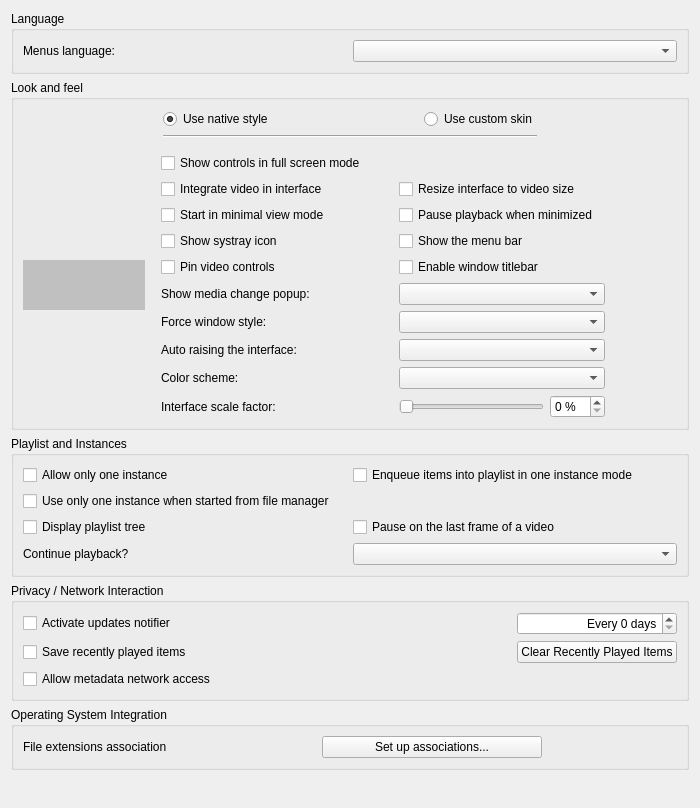
<?xml version="1.0" encoding="UTF-8"?>
<ui version="4.0">
 <author>Jean-Baptiste Kempf</author>
 <class>SPrefsInterface</class>
 <widget class="QWidget" name="SPrefsInterface">
  <property name="geometry">
   <rect>
    <x>0</x>
    <y>0</y>
    <width>700</width>
    <height>808</height>
   </rect>
  </property>
  <property name="sizePolicy">
   <sizepolicy hsizetype="Preferred" vsizetype="Minimum">
    <horstretch>0</horstretch>
    <verstretch>0</verstretch>
   </sizepolicy>
  </property>
  <property name="windowTitle">
   <string>Form</string>
  </property>
  <layout class="QVBoxLayout" name="verticalLayout">
   <item>
    <widget class="QGroupBox" name="langBox">
     <property name="title">
      <string>Language</string>
     </property>
     <layout class="QHBoxLayout" name="horizontalLayout">
      <item>
       <widget class="QLabel" name="label">
        <property name="text">
         <string>Menus language:</string>
        </property>
        <property name="buddy">
         <cstring>langCombo</cstring>
        </property>
       </widget>
      </item>
      <item>
       <widget class="QComboBox" name="langCombo"/>
      </item>
     </layout>
    </widget>
   </item>
   <item>
    <widget class="QGroupBox" name="LooknfeelBox">
     <property name="title">
      <string>Look and feel</string>
     </property>
     <layout class="QVBoxLayout" name="LooknfeelLayout">
      <property name="bottomMargin">
       <number>0</number>
      </property>
      <item>
       <widget class="QWidget" name="LooknfeelSelection" native="true">
        <layout class="QGridLayout" name="LooknfeelSelection_l">
         <property name="leftMargin">
          <number>0</number>
         </property>
         <property name="topMargin">
          <number>0</number>
         </property>
         <property name="rightMargin">
          <number>0</number>
         </property>
         <property name="bottomMargin">
          <number>0</number>
         </property>
         <item row="0" column="4">
          <widget class="QRadioButton" name="skins">
           <property name="text">
            <string>Use custom skin</string>
           </property>
          </widget>
         </item>
         <item row="0" column="5">
          <spacer name="horizontalSpacer">
           <property name="orientation">
            <enum>Qt::Horizontal</enum>
           </property>
           <property name="sizeHint" stdset="0">
            <size>
             <width>40</width>
             <height>20</height>
            </size>
           </property>
          </spacer>
         </item>
         <item row="0" column="1">
          <spacer name="horizontalSpacer_4">
           <property name="orientation">
            <enum>Qt::Horizontal</enum>
           </property>
           <property name="sizeHint" stdset="0">
            <size>
             <width>40</width>
             <height>20</height>
            </size>
           </property>
          </spacer>
         </item>
         <item row="0" column="2">
          <widget class="QRadioButton" name="qt">
           <property name="toolTip">
            <string>This is VLC's default interface, with a native look and feel.</string>
           </property>
           <property name="text">
            <string>Use native style</string>
           </property>
           <property name="checked">
            <bool>true</bool>
           </property>
          </widget>
         </item>
         <item row="0" column="3">
          <spacer name="horizontalSpacer_5">
           <property name="orientation">
            <enum>Qt::Horizontal</enum>
           </property>
           <property name="sizeHint" stdset="0">
            <size>
             <width>40</width>
             <height>20</height>
            </size>
           </property>
          </spacer>
         </item>
         <item row="1" column="2" colspan="3">
          <widget class="Line" name="line">
           <property name="orientation">
            <enum>Qt::Horizontal</enum>
           </property>
          </widget>
         </item>
        </layout>
       </widget>
      </item>
      <item>
       <widget class="QStackedWidget" name="styleStackedWidget">
        <property name="currentIndex">
         <number>0</number>
        </property>
        <widget class="QWidget" name="nativePage">
         <layout class="QHBoxLayout" name="horizontalLayout_4">
          <property name="leftMargin">
           <number>0</number>
          </property>
          <property name="rightMargin">
           <number>0</number>
          </property>
          <item>
           <widget class="InterfacePreviewWidget" name="mainPreview">
            <property name="sizePolicy">
             <sizepolicy hsizetype="Maximum" vsizetype="Maximum">
              <horstretch>0</horstretch>
              <verstretch>0</verstretch>
             </sizepolicy>
            </property>
            <property name="minimumSize">
             <size>
              <width>122</width>
              <height>50</height>
             </size>
            </property>
            <property name="styleSheet">
             <string notr="true">background-color: rgb(192, 192, 192);</string>
            </property>
            <property name="alignment">
             <set>Qt::AlignHCenter|Qt::AlignTop</set>
            </property>
           </widget>
          </item>
          <item>
           <widget class="QWidget" name="native_zone" native="true">
            <property name="sizePolicy">
             <sizepolicy hsizetype="Preferred" vsizetype="Preferred">
              <horstretch>10</horstretch>
              <verstretch>0</verstretch>
             </sizepolicy>
            </property>
            <layout class="QGridLayout">
             <property name="leftMargin">
              <number>10</number>
             </property>
             <property name="topMargin">
              <number>0</number>
             </property>
             <property name="bottomMargin">
              <number>0</number>
             </property>
             <item row="1" column="2" colspan="2">
              <widget class="QCheckBox" name="resizingBox">
               <property name="text">
                <string>Resize interface to video size</string>
               </property>
              </widget>
             </item>
             <item row="6" column="2" colspan="2">
              <widget class="QComboBox" name="notificationCombo"/>
             </item>
             <item row="10" column="2" colspan="2">
              <widget class="QComboBox" name="stylesCombo"/>
             </item>
             <item row="0" column="0" colspan="5">
              <widget class="QCheckBox" name="fsController">
               <property name="text">
                <string>Show controls in full screen mode</string>
               </property>
              </widget>
             </item>
             <item row="3" column="2" colspan="2">
              <widget class="QCheckBox" name="pauseMinimizedBox">
               <property name="text">
                <string>Pause playback when minimized</string>
               </property>
              </widget>
             </item>
             <item row="6" column="0">
              <widget class="QLabel" name="notificationComboLabel">
               <property name="text">
                <string>Show media change popup:</string>
               </property>
               <property name="buddy">
                <cstring>notificationCombo</cstring>
               </property>
              </widget>
             </item>
             <item row="3" column="0">
              <widget class="QCheckBox" name="minimalviewBox">
               <property name="text">
                <string>Start in minimal view mode</string>
               </property>
              </widget>
             </item>
             <item row="10" column="0">
              <widget class="QLabel" name="stylesLabel">
               <property name="sizePolicy">
                <sizepolicy hsizetype="Maximum" vsizetype="Preferred">
                 <horstretch>0</horstretch>
                 <verstretch>0</verstretch>
                </sizepolicy>
               </property>
               <property name="text">
                <string>Force window style:</string>
               </property>
               <property name="buddy">
                <cstring>stylesCombo</cstring>
               </property>
              </widget>
             </item>
             <item row="1" column="0">
              <widget class="QCheckBox" name="embedVideo">
               <property name="text">
                <string>Integrate video in interface</string>
               </property>
              </widget>
             </item>
             <item row="1" column="1">
              <spacer name="horizontalSpacer_3">
               <property name="orientation">
                <enum>Qt::Horizontal</enum>
               </property>
               <property name="sizeHint" stdset="0">
                <size>
                 <width>40</width>
                 <height>20</height>
                </size>
               </property>
              </spacer>
             </item>
             <item row="1" column="4">
              <spacer name="horizontalSpacer_7">
               <property name="orientation">
                <enum>Qt::Horizontal</enum>
               </property>
               <property name="sizeHint" stdset="0">
                <size>
                 <width>20</width>
                 <height>20</height>
                </size>
               </property>
              </spacer>
             </item>
             <item row="4" column="0" colspan="2">
              <widget class="QCheckBox" name="systrayBox">
               <property name="text">
                <string>Show systray icon</string>
               </property>
              </widget>
             </item>
             <item row="12" column="0">
              <widget class="QLabel" name="autoRaiseLabel">
               <property name="text">
                <string>Auto raising the interface:</string>
               </property>
               <property name="buddy">
                <cstring>autoRaiseComboBox</cstring>
               </property>
              </widget>
             </item>
             <item row="12" column="2" colspan="2">
              <widget class="QComboBox" name="autoRaiseComboBox"/>
             </item>
             <item row="13" column="0">
              <widget class="QLabel" name="colorSchemeLabel">
               <property name="text">
                <string>Color scheme:</string>
               </property>
               <property name="buddy">
                <cstring>colorSchemeComboBox</cstring>
               </property>
              </widget>
             </item>
             <item row="13" column="2" colspan="2">
              <widget class="QComboBox" name="colorSchemeComboBox"/>
             </item>
             <item row="4" column="2">
              <widget class="QCheckBox" name="menuBarCheck">
               <property name="text">
                <string>Show the menu bar</string>
               </property>
              </widget>
             </item>
             <item row="14" column="0">
              <widget class="QLabel" name="scaleFactorLabel">
               <property name="text">
                <string>Interface scale factor:</string>
               </property>
               <property name="buddy">
                <cstring>intfScaleFactorSlider</cstring>
               </property>
              </widget>
             </item>
             <item row="14" column="2">
              <widget class="QSlider" name="intfScaleFactorSlider">
               <property name="tracking">
                <bool>false</bool>
               </property>
               <property name="orientation">
                <enum>Qt::Horizontal</enum>
               </property>
              </widget>
             </item>
             <item row="14" column="3">
              <widget class="QSpinBox" name="intfScaleFactorSpinBox">
               <property name="suffix">
                <string> %</string>
               </property>
               <property name="singleStep">
                <number>5</number>
               </property>
              </widget>
             </item>
             <item row="5" column="0" colspan="2">
              <widget class="QCheckBox" name="pinVideoControlsCheckbox">
               <property name="toolTip">
                <string>Disables autohiding of controls when playing videos</string>
               </property>
               <property name="text">
                <string>Pin video controls</string>
               </property>
              </widget>
             </item>
             <item row="5" column="2">
              <widget class="QCheckBox" name="titleBarCheckBox">
               <property name="text">
                <string>Enable window titlebar</string>
               </property>
              </widget>
             </item>
            </layout>
           </widget>
          </item>
         </layout>
        </widget>
        <widget class="QWidget" name="skinsPage">
         <layout class="QHBoxLayout" name="horizontalLayout_5">
          <property name="leftMargin">
           <number>0</number>
          </property>
          <property name="rightMargin">
           <number>0</number>
          </property>
          <item>
           <widget class="InterfacePreviewWidget" name="skinsPreview">
            <property name="sizePolicy">
             <sizepolicy hsizetype="Maximum" vsizetype="Maximum">
              <horstretch>0</horstretch>
              <verstretch>0</verstretch>
             </sizepolicy>
            </property>
            <property name="minimumSize">
             <size>
              <width>122</width>
              <height>50</height>
             </size>
            </property>
            <property name="styleSheet">
             <string notr="true">background-color: rgb(192, 192, 192);</string>
            </property>
            <property name="alignment">
             <set>Qt::AlignCenter</set>
            </property>
           </widget>
          </item>
          <item>
           <widget class="QWidget" name="skins_zone" native="true">
            <property name="enabled">
             <bool>true</bool>
            </property>
            <property name="sizePolicy">
             <sizepolicy hsizetype="Preferred" vsizetype="Preferred">
              <horstretch>0</horstretch>
              <verstretch>0</verstretch>
             </sizepolicy>
            </property>
            <layout class="QGridLayout" name="gridLayout_7">
             <property name="leftMargin">
              <number>0</number>
             </property>
             <property name="topMargin">
              <number>0</number>
             </property>
             <property name="rightMargin">
              <number>0</number>
             </property>
             <property name="bottomMargin">
              <number>0</number>
             </property>
             <item row="1" column="1">
              <widget class="QLabel" name="skinFileLabel">
               <property name="text">
                <string>Skin resource file:</string>
               </property>
               <property name="alignment">
                <set>Qt::AlignRight|Qt::AlignTrailing|Qt::AlignVCenter</set>
               </property>
               <property name="buddy">
                <cstring>fileSkin</cstring>
               </property>
              </widget>
             </item>
             <item row="1" column="2">
              <widget class="QLineEdit" name="fileSkin">
               <property name="sizePolicy">
                <sizepolicy hsizetype="MinimumExpanding" vsizetype="Fixed">
                 <horstretch>0</horstretch>
                 <verstretch>0</verstretch>
                </sizepolicy>
               </property>
              </widget>
             </item>
             <item row="1" column="3">
              <widget class="QPushButton" name="skinBrowse">
               <property name="sizePolicy">
                <sizepolicy hsizetype="Maximum" vsizetype="Fixed">
                 <horstretch>0</horstretch>
                 <verstretch>0</verstretch>
                </sizepolicy>
               </property>
               <property name="text">
                <string>Choose...</string>
               </property>
              </widget>
             </item>
             <item row="2" column="1" colspan="3">
              <widget class="QLabel" name="skinsLabel">
               <property name="sizePolicy">
                <sizepolicy hsizetype="Preferred" vsizetype="Preferred">
                 <horstretch>0</horstretch>
                 <verstretch>0</verstretch>
                </sizepolicy>
               </property>
               <property name="frameShape">
                <enum>QFrame::NoFrame</enum>
               </property>
               <property name="text">
                <string notr="true">-This is the skinsLabel place-</string>
               </property>
               <property name="textFormat">
                <enum>Qt::RichText</enum>
               </property>
               <property name="scaledContents">
                <bool>false</bool>
               </property>
               <property name="alignment">
                <set>Qt::AlignLeading|Qt::AlignLeft|Qt::AlignTop</set>
               </property>
               <property name="wordWrap">
                <bool>true</bool>
               </property>
               <property name="margin">
                <number>5</number>
               </property>
               <property name="openExternalLinks">
                <bool>true</bool>
               </property>
              </widget>
             </item>
            </layout>
           </widget>
          </item>
         </layout>
        </widget>
       </widget>
      </item>
     </layout>
    </widget>
   </item>
   <item>
    <widget class="QGroupBox" name="PlaylistAndInstancesBox">
     <property name="title">
      <string>Playlist and Instances</string>
     </property>
     <layout class="QGridLayout" name="gridLayout_2">
      <item row="1" column="0" colspan="2">
       <widget class="QCheckBox" name="oneInstanceFromFile">
        <property name="text">
         <string>Use only one instance when started from file manager</string>
        </property>
       </widget>
      </item>
      <item row="2" column="0">
       <widget class="QCheckBox" name="treePlaylist">
        <property name="text">
         <string>Display playlist tree</string>
        </property>
       </widget>
      </item>
      <item row="2" column="1">
       <widget class="QCheckBox" name="playPauseBox">
        <property name="text">
         <string>Pause on the last frame of a video</string>
        </property>
       </widget>
      </item>
      <item row="0" column="1">
       <widget class="QCheckBox" name="EnqueueOneInterfaceMode">
        <property name="text">
         <string>Enqueue items into playlist in one instance mode</string>
        </property>
       </widget>
      </item>
      <item row="4" column="1">
       <widget class="QComboBox" name="continuePlaybackComboBox">
        <property name="enabled">
         <bool>true</bool>
        </property>
       </widget>
      </item>
      <item row="4" column="0">
       <widget class="QLabel" name="continuePlaybackLabel">
        <property name="text">
         <string>Continue playback?</string>
        </property>
        <property name="buddy">
         <cstring>continuePlaybackComboBox</cstring>
        </property>
       </widget>
      </item>
      <item row="0" column="0">
       <widget class="QCheckBox" name="OneInterfaceMode">
        <property name="text">
         <string>Allow only one instance</string>
        </property>
       </widget>
      </item>
     </layout>
    </widget>
   </item>
   <item>
    <widget class="QGroupBox" name="groupBox_2">
     <property name="title">
      <string>Privacy / Network Interaction</string>
     </property>
     <layout class="QGridLayout" name="gridLayout_3">
      <item row="2" column="0">
       <widget class="QCheckBox" name="MetadataNetworkAccessMode">
        <property name="text">
         <string>Allow metadata network access</string>
        </property>
       </widget>
      </item>
      <item row="0" column="0">
       <widget class="QCheckBox" name="updatesBox">
        <property name="text">
         <string>Activate updates notifier</string>
        </property>
       </widget>
      </item>
      <item row="1" column="0">
       <widget class="QCheckBox" name="saveRecentlyPlayed">
        <property name="text">
         <string>Save recently played items</string>
        </property>
       </widget>
      </item>
      <item row="0" column="2">
       <widget class="QSpinBox" name="updatesDays">
        <property name="alignment">
         <set>Qt::AlignRight|Qt::AlignTrailing|Qt::AlignVCenter</set>
        </property>
        <property name="suffix">
         <string> days</string>
        </property>
        <property name="prefix">
         <string>Every </string>
        </property>
       </widget>
      </item>
      <item row="1" column="2">
       <widget class="QPushButton" name="clearRecent">
        <property name="text">
         <string>Clear Recently Played Items</string>
        </property>
       </widget>
      </item>
      <item row="1" column="1">
       <spacer name="clearRecentSpacer">
        <property name="orientation">
         <enum>Qt::Horizontal</enum>
        </property>
        <property name="sizeHint" stdset="0">
         <size>
          <width>40</width>
          <height>20</height>
         </size>
        </property>
       </spacer>
      </item>
     </layout>
    </widget>
   </item>
   <item>
    <widget class="QGroupBox" name="osGroupBox">
     <property name="title">
      <string>Operating System Integration</string>
     </property>
     <layout class="QGridLayout" name="gridLayout_4">
      <item row="2" column="0">
       <widget class="QLabel" name="assocLabel">
        <property name="sizePolicy">
         <sizepolicy hsizetype="Maximum" vsizetype="Preferred">
          <horstretch>0</horstretch>
          <verstretch>0</verstretch>
         </sizepolicy>
        </property>
        <property name="text">
         <string>File extensions association</string>
        </property>
       </widget>
      </item>
      <item row="2" column="1">
       <spacer name="horizontalSpacer_6">
        <property name="orientation">
         <enum>Qt::Horizontal</enum>
        </property>
        <property name="sizeHint" stdset="0">
         <size>
          <width>40</width>
          <height>20</height>
         </size>
        </property>
       </spacer>
      </item>
      <item row="2" column="2">
       <widget class="QPushButton" name="assoButton">
        <property name="sizePolicy">
         <sizepolicy hsizetype="Preferred" vsizetype="Fixed">
          <horstretch>0</horstretch>
          <verstretch>0</verstretch>
         </sizepolicy>
        </property>
        <property name="minimumSize">
         <size>
          <width>220</width>
          <height>0</height>
         </size>
        </property>
        <property name="text">
         <string>Set up associations...</string>
        </property>
       </widget>
      </item>
      <item row="2" column="3">
       <spacer name="horizontalSpacer_8">
        <property name="orientation">
         <enum>Qt::Horizontal</enum>
        </property>
        <property name="sizeType">
         <enum>QSizePolicy::Minimum</enum>
        </property>
        <property name="sizeHint" stdset="0">
         <size>
          <width>135</width>
          <height>20</height>
         </size>
        </property>
       </spacer>
      </item>
     </layout>
    </widget>
   </item>
   <item>
    <spacer name="verticalSpacer">
     <property name="orientation">
      <enum>Qt::Vertical</enum>
     </property>
     <property name="sizeHint" stdset="0">
      <size>
       <width>20</width>
       <height>0</height>
      </size>
     </property>
    </spacer>
   </item>
  </layout>
 </widget>
 <customwidgets>
  <customwidget>
   <class>InterfacePreviewWidget</class>
   <extends>QLabel</extends>
   <header>dialogs/preferences/preferences_widgets.hpp</header>
  </customwidget>
 </customwidgets>
 <tabstops>
  <tabstop>langCombo</tabstop>
  <tabstop>qt</tabstop>
  <tabstop>skins</tabstop>
  <tabstop>fsController</tabstop>
  <tabstop>embedVideo</tabstop>
  <tabstop>resizingBox</tabstop>
  <tabstop>minimalviewBox</tabstop>
  <tabstop>pauseMinimizedBox</tabstop>
  <tabstop>systrayBox</tabstop>
  <tabstop>menuBarCheck</tabstop>
  <tabstop>pinVideoControlsCheckbox</tabstop>
  <tabstop>titleBarCheckBox</tabstop>
  <tabstop>notificationCombo</tabstop>
  <tabstop>stylesCombo</tabstop>
  <tabstop>autoRaiseComboBox</tabstop>
  <tabstop>colorSchemeComboBox</tabstop>
  <tabstop>intfScaleFactorSlider</tabstop>
  <tabstop>intfScaleFactorSpinBox</tabstop>
  <tabstop>fileSkin</tabstop>
  <tabstop>skinBrowse</tabstop>
  <tabstop>OneInterfaceMode</tabstop>
  <tabstop>EnqueueOneInterfaceMode</tabstop>
  <tabstop>oneInstanceFromFile</tabstop>
  <tabstop>treePlaylist</tabstop>
  <tabstop>playPauseBox</tabstop>
  <tabstop>continuePlaybackComboBox</tabstop>
  <tabstop>updatesBox</tabstop>
  <tabstop>updatesDays</tabstop>
  <tabstop>saveRecentlyPlayed</tabstop>
  <tabstop>clearRecent</tabstop>
  <tabstop>MetadataNetworkAccessMode</tabstop>
  <tabstop>assoButton</tabstop>
 </tabstops>
 <resources/>
 <connections/>
</ui>
